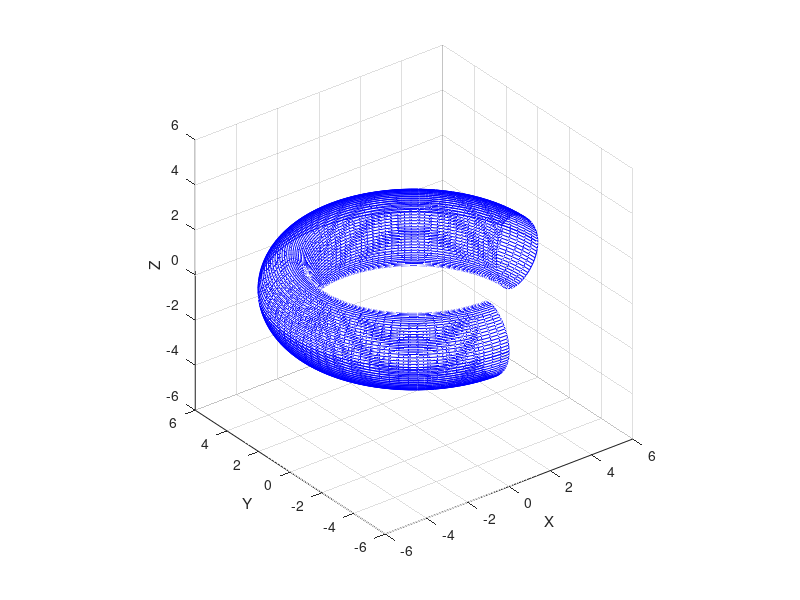

MATLAB code to generate this figure:
clear

[u,v]=meshgrid(0:2*pi/75:2*pi,0:1.5*pi/75:1.5*pi);

a=1;
R0=5;
delta=0.25;
kappa=1.6;

R = R0 +a.*cos(u + delta*sin(u));

X=R.*cos(v);
Y=R.*sin(v);
Z = kappa *a* sin(u);

mesh(X,Y,Z);
axis equal;
hidden off;
colormap([0 0 1]);

xlabel('X');
ylabel('Y');
zlabel('Z');

grid on;
axis equal;


